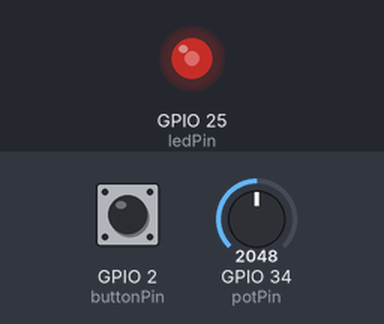
Bench run of a sketch on a simulated ESP32. Parts: output pins drawn as LEDs (lit = HIGH). The inputs (shaded band) are chosen by the test bench; at power-on: GPIO 34 (potPin) = 2048, GPIO 2 (buttonPin) HIGH.

Above: at 1.2 s.
1.3 s: GPIO 34 (potPin) set to 2866
At 2.5 s:
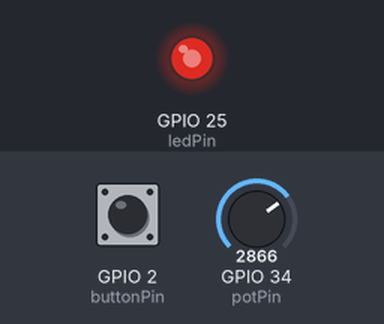
2.8 s: GPIO 2 (buttonPin) pulled LOW for 0.15 s
At 3.4 s:
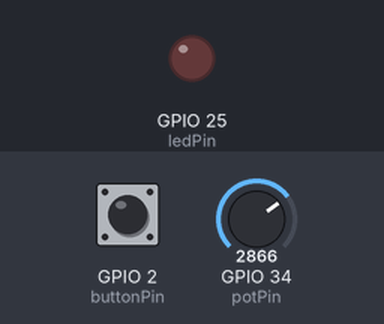
4.4 s: GPIO 2 (buttonPin) pulled LOW for 1 s
At 4.7 s:
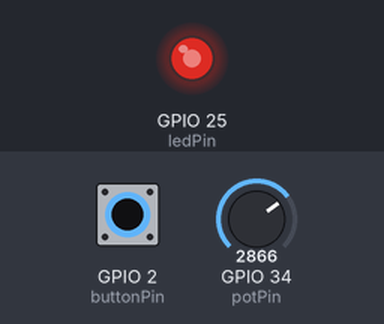
6.9 s: GPIO 34 (potPin) set to 3603
At 7.9 s:
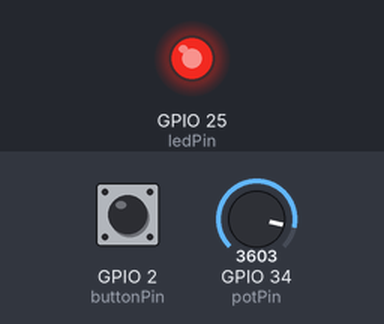
8.4 s: GPIO 34 (potPin) set to 491
At 9.1 s:
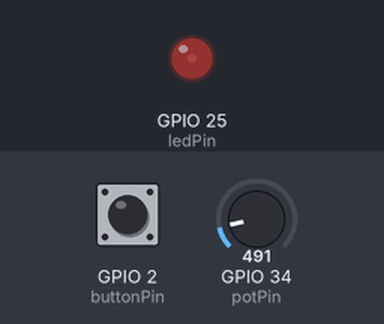
9.9 s: GPIO 34 (potPin) set to 0
At 11.2 s:
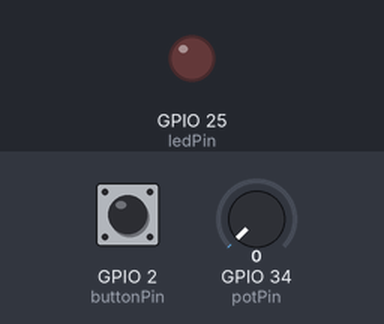
Timing chart, 0 to 12.4 s (numbered marks = the images above; inputs shaded):
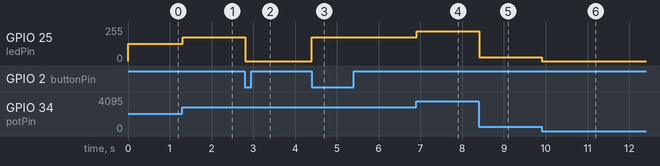

The sketch:

sketch.ino
```cpp
#include <Arduino.h>

int ledPin = 25;
int buttonPin = 2;
int ledState = HIGH;
int potPin = 34;
int brightness = 0;

void setup() {
  pinMode(ledPin, OUTPUT);
  pinMode(buttonPin, INPUT_PULLUP);
  pinMode(potPin, INPUT);
}

void loop() {
  brightness = analogRead(potPin)/16;  //map 0-4095 to 0-255 for analog write

  if (digitalRead(buttonPin)==LOW) { //when button pressed connected gnd overrides pullup resistor
    ledState = !ledState;
  }
  if (ledState==LOW) {
    brightness = 0;
  }
  analogWrite(ledPin,brightness);

  while (digitalRead(buttonPin)==LOW) {
    delay(30);
  }
  delay(10);
}
```

Measured:
- after the input at 1.3 s, GPIO 25 (ledPin): 128/255 → 179/255 at once
- after the input at 2.8 s, GPIO 25 (ledPin): 179/255 → 0/255 at once
- after the input at 4.4 s, GPIO 25 (ledPin): 0/255 → 179/255 at once
- after the input at 6.9 s, GPIO 25 (ledPin): 179/255 → 225/255 at once
- after the input at 8.4 s, GPIO 25 (ledPin): 225/255 → 30/255 at once
- after the input at 9.9 s, GPIO 25 (ledPin): 30/255 → 0/255 at once
